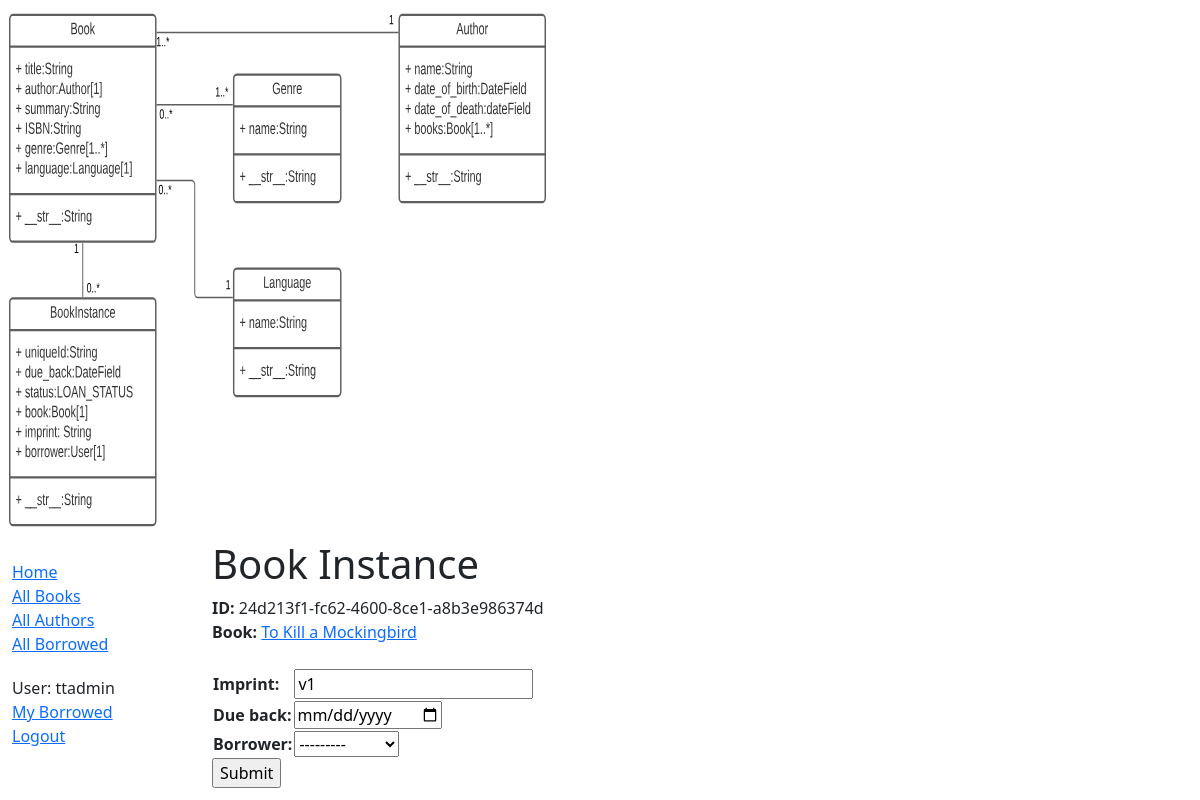
/catalog/bookinstance/24d213f1-fc62-4600-8ce1-a8b3e986374d/update/ (signed in), run on the app's committed database.
### catalog/models.py (models this page shows, shortened)
class BookInstance(models.Model):
    id = models.UUIDField(primary_key=True, default=uuid.uuid4, help_text='Unique ID for this particular book across whole library')
    book = models.ForeignKey('Book', on_delete=models.RESTRICT, null=True)
    imprint = models.CharField(max_length=200)
    due_back = models.DateField(null=True, blank=True)
    borrower = models.ForeignKey(User, on_delete=models.SET_NULL, null=True, blank=True)
    test = models.DateField(null=True, blank=True)
    LOAN_STATUS = (
        ('m', 'Maintenance'),
        ('o', 'On loan'),
        ('a', 'Available'),
        ('r', 'Reserved'),
    )
    status = models.CharField(
        max_length=1,
        choices=LOAN_STATUS,
        blank=True,
        default='m',
        help_text='Book availability',
    )
    class Meta:
        ordering = ['due_back']
        permissions = (("can_mark_returned", "Set book as returned"),)

class Book(models.Model):
    title = models.CharField(max_length=200)
    author = models.ForeignKey('Author', on_delete=models.SET_NULL, null=True)
    summary = models.TextField(max_length=1000, help_text='Enter a brief description of the book')
    isbn = models.CharField('ISBN', max_length=13, unique=True,
                             help_text='13 Character <a href="https://www.isbn-international.org/content/what-isbn">ISBN number</a>')
    genre = models.ManyToManyField(Genre, help_text='Select a genre for this book')
    language = models.ForeignKey('Language', on_delete=models.SET_NULL, null=True)
    class Meta:
        ordering = ['title']
    def display_genre(self):
        """Creates a string for the Genre. This is required to display genre in Admin."""
        return ', '.join([genre.name for genre in self.genre.all()[:3]])
    display_genre.short_description = 'Genre'

### catalog/views.py (the view)
# urls.py: path('bookinstance/<uuid:pk>/update/', views.BookInstanceUpdate.as_view(), name='bookinstance-update'),
@method_decorator(login_required, name='dispatch') # IMPORTANT NOTE: "dispatch" is the method of the class view that is being targeted by the @method_decorator decorator.
@method_decorator(permission_required('catalog.can_mark_returned'), name='dispatch')
class BookInstanceUpdate(UpdateView):
    model = BookInstance
    context_object_name = 'bookinstance_object'
    form_class = BookInstanceUpdateForm  # Use the custom form class from forms.py
    template_name = 'catalog/bookinstance_form.html'
    success_url = reverse_lazy('bookinstances') # After form is submitted, page redirects to book_list.html

### catalog/forms.py
class BookInstanceUpdateForm(forms.ModelForm):
    class Meta:
        model = BookInstance
        fields = ['imprint', 'due_back', 'borrower']
    due_back = forms.DateField(
        widget=forms.DateInput(attrs={'type': 'date'}),
    )

### catalog/templates/catalog/bookinstance_form.html (shortened to what this page needs)
{% extends "base_generic.html" %}
{% block content %}
{% if bookinstance_object.id %}
<h1>Book Instance</h1>
{% else %}
<h1>New Book Instance</h1>
{% endif %}
{% if bookinstance_object.id %}
<div><b>ID:</b> {{ bookinstance_object.id }}</div>
<div><b>Book:</b> <a href="{% url 'book-detail' bookinstance_object.book.pk %}">{{bookinstance_object.book.title}}</a></div>
<br>
{% endif %}
<form action="" method="post">
  <table>
    {{ form.as_table }}
  </table>
  <input type="submit" value="Submit" />
</form>
{% endblock %}

### catalog/templates/base_generic.html (shortened to what this page needs)
<!DOCTYPE html>
<html lang="en">
  <head>
    <link
      href="https://cdn.jsdelivr.net/npm/bootstrap@5.1.3/dist/css/bootstrap.min.css"
      rel="stylesheet"
 />
    {% load static %}
    <link rel="stylesheet" href="{% static 'css/styles.css' %}" />
    <img
        src="{% static 'catalog/images/local_library_model_uml.svg' %}"
        alt="UML diagram"
        style="width:555px;height:540px;" />
    <link rel="stylesheet" href="https://cdnjs.cloudflare.com/ajax/libs/toastr.js/latest/toastr.min.css">
  </head>
  <body>
    <div class="container-fluid">
      <div class="row">
        <div class="col-sm-2">
          {% block sidebar %}
            <ul class="sidebar-nav">
              <li><a href="{% url 'index' %}">Home</a></li>
              <li><a href="{% url 'books' %}">All Books</a></li>
              <li><a href="{% url 'authors' %}">All Authors</a></li>
            {% if user.is_authenticated and perms.catalog.can_mark_returned %}
              <li><a href="{% url 'all-borrowed' %}">All Borrowed</a>
            {% endif %}
            </ul>
            <ul class="sidebar-nav">
            {% if user.is_authenticated %}
              <li>User: {{ user.get_username }}</li>
              <li><a href="{% url 'my-borrowed' %}">My Borrowed</a></li>
              <li><a href="{% url 'logout' %}?next={{ request.path }}">Logout</a></li>
            {% else %}
              <li><a href="{% url 'login' %}?next={{ request.path }}">Login</a></li>
            {% endif %}
            </ul>
          {% endblock %}
        </div>
        <div class="col-sm-10 ">
        {% block content %}{% endblock %}
        </div>
      </div>
    </div>
  </body>
</html>

### catalog/static/css/styles.css (style rules this page uses)
.sidebar-nav { margin-top: 20px; padding: 0; list-style: none; }

### data on the page
BookInstance: id "24d213f1-fc62-4600-8ce1-a8b3e986374d", book "To Kill a Mockingbird", imprint "v1", borrower "---------"

### other printed values
{{ user.get_username }} "ttadmin"
